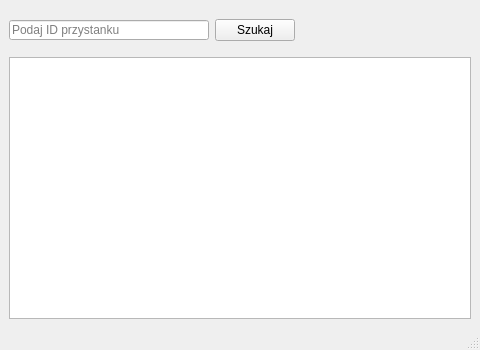
<?xml version="1.0" encoding="UTF-8"?>
<ui version="4.0">
 <class>MainWindow</class>
 <widget class="QMainWindow" name="MainWindow">
  <property name="geometry">
   <rect>
    <x>0</x>
    <y>0</y>
    <width>480</width>
    <height>350</height>
   </rect>
  </property>
  <property name="sizePolicy">
   <sizepolicy hsizetype="Minimum" vsizetype="Minimum">
    <horstretch>0</horstretch>
    <verstretch>0</verstretch>
   </sizepolicy>
  </property>
  <property name="minimumSize">
   <size>
    <width>480</width>
    <height>350</height>
   </size>
  </property>
  <property name="windowTitle">
   <string>Przystanki Autobusowe</string>
  </property>
  <widget class="QWidget" name="centralwidget">
   <layout class="QVBoxLayout" name="verticalLayout_2">
    <item>
     <layout class="QVBoxLayout" name="verticalLayout">
      <property name="sizeConstraint">
       <enum>QLayout::SetNoConstraint</enum>
      </property>
      <item>
       <layout class="QHBoxLayout" name="horizontalLayout">
        <property name="topMargin">
         <number>10</number>
        </property>
        <property name="bottomMargin">
         <number>10</number>
        </property>
        <item>
         <widget class="QLineEdit" name="findText">
          <property name="sizePolicy">
           <sizepolicy hsizetype="Maximum" vsizetype="Maximum">
            <horstretch>0</horstretch>
            <verstretch>0</verstretch>
           </sizepolicy>
          </property>
          <property name="minimumSize">
           <size>
            <width>200</width>
            <height>20</height>
           </size>
          </property>
          <property name="maximumSize">
           <size>
            <width>200</width>
            <height>20</height>
           </size>
          </property>
          <property name="inputMask">
           <string/>
          </property>
          <property name="placeholderText">
           <string>Podaj ID przystanku</string>
          </property>
         </widget>
        </item>
        <item>
         <widget class="QPushButton" name="findButton">
          <property name="text">
           <string>Szukaj</string>
          </property>
         </widget>
        </item>
        <item>
         <spacer name="horizontalSpacer">
          <property name="orientation">
           <enum>Qt::Horizontal</enum>
          </property>
          <property name="sizeHint" stdset="0">
           <size>
            <width>40</width>
            <height>20</height>
           </size>
          </property>
         </spacer>
        </item>
       </layout>
      </item>
      <item>
       <widget class="QTreeView" name="BusView">
        <property name="sizePolicy">
         <sizepolicy hsizetype="Expanding" vsizetype="Expanding">
          <horstretch>0</horstretch>
          <verstretch>0</verstretch>
         </sizepolicy>
        </property>
       </widget>
      </item>
     </layout>
    </item>
   </layout>
  </widget>
  <widget class="QMenuBar" name="menubar">
   <property name="geometry">
    <rect>
     <x>0</x>
     <y>0</y>
     <width>480</width>
     <height>21</height>
    </rect>
   </property>
  </widget>
  <widget class="QStatusBar" name="statusbar"/>
 </widget>
 <resources/>
 <connections/>
</ui>
